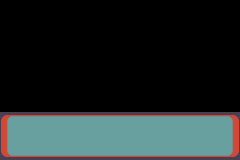

A 2D game scene composited from a Tiled map and its tileset images. What follows is a short description and the map's XML, with each tile layer's data collapsed to a summary:
An orthogonal 30x20 tile map with 8x8 px tiles, 1 tile layer (Tile Layer 1).

<map version="1.0" tiledversion="1.1.0" orientation="orthogonal" renderorder="right-down" width="30" height="20" tilewidth="8" tileheight="8" infinite="0" nextobjectid="1">
 <tileset firstgid="1" name="battle" tilewidth="8" tileheight="8" tilecount="13" columns="13">
  <image source="../TileSets/Borders/battle.png" width="104" height="8" />
 </tileset>
 <layer name="Tile Layer 1" width="30" height="20">
  <data>[600 cells, 180 non-empty, 13 distinct tile ids]</data>
 </layer>
</map>
